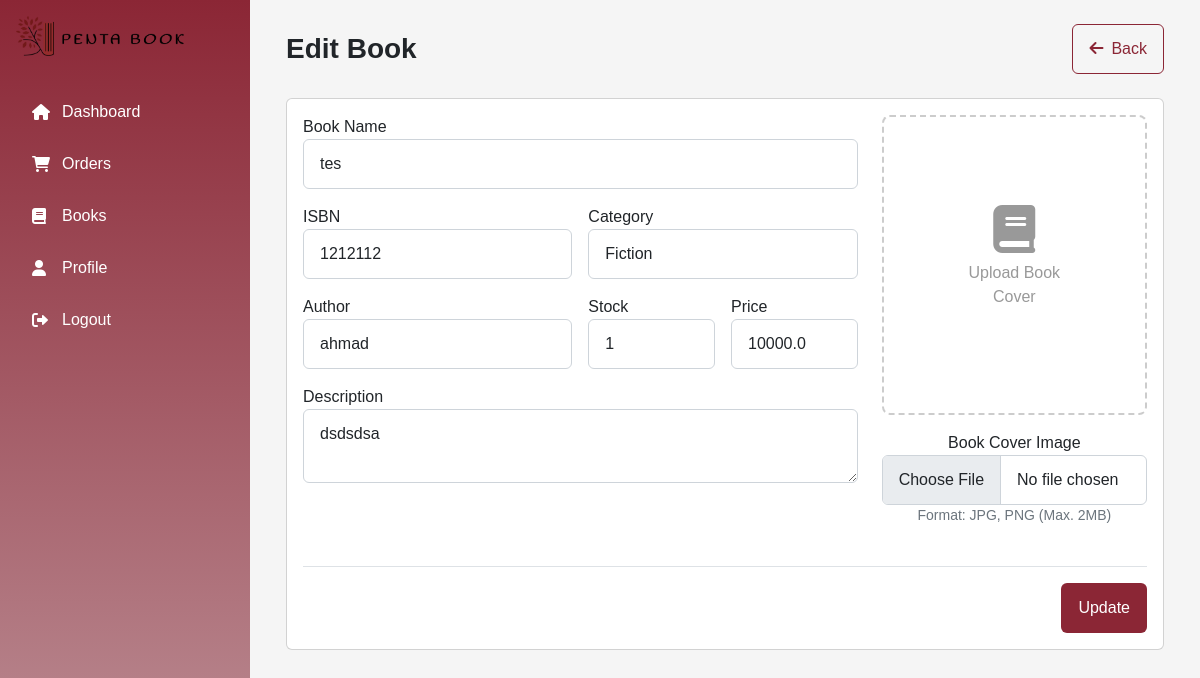
Page /shop/edit_book/15 (signed in) on the committed database.
### tables this page shows
CREATE TABLE "books"
(
    book_id     INTEGER
        primary key autoincrement,
    category_id integer
        references categories,
    shop_id     integer
        references shop,
    book_name   TEXT,
    isbn        integer,
    author      TEXT,
    desc        TEXT,
    price       REAL,
    stock       integer,
    img_url     TEXT
);

### app.py (the view, shortened to what this page needs)
@app.route('/shop/edit_book/<int:book_id>', methods=['GET', 'POST'])
def edit_book(book_id):
    if session.get('role') != 'shop':
        flash('You need to be logged in as a shop to access this page.', 'warning')
        return redirect(url_for('shop_login'))
    db = get_db()
    form = BookForm()
    categories = db.execute('SELECT * FROM categories').fetchall()
    form.category_id.choices = [(c['category_id'], c['category_name']) for c in categories]
    book = db.execute('SELECT * FROM books WHERE book_id = ? AND shop_id = ?', (book_id, session['shop_id'])).fetchone()
    if not book:
        flash('Book not found or you do not have permission to edit this book.', 'warning')
        return redirect(url_for('manage_books'))
    form.book_name.data = book['book_name']
    form.isbn.data = book['isbn']
    form.author.data = book['author']
    form.desc.data = book['desc']
    form.price.data = book['price']
    form.stock.data = book['stock']
    form.category_id.data = book['category_id']
    return render_template('shop/edit_book.html', form=form, book_id=book_id)

### forms.py
class BookForm(FlaskForm):
    book_name = StringField('Book Name', validators=[DataRequired()])
    isbn = StringField('ISBN', validators=[DataRequired()])
    author = StringField('Author', validators=[DataRequired()])
    desc = TextAreaField('Description', validators=[DataRequired()])
    price = FloatField('Price', validators=[DataRequired(), NumberRange(min=0)])
    stock = IntegerField('Stock', validators=[DataRequired(), NumberRange(min=0)])
    category_id = SelectField('Category', coerce=int, validators=[DataRequired()])
    image = FileField('Book Cover Image', validators=[FileAllowed(['jpg', 'png', 'jpeg'], 'Images only!')])
    submit = SubmitField('Save')

### app.py (called while the page is built)
def get_db():
    if 'db' not in g:
        g.db = sqlite3.connect(app.config['DATABASE'])
        g.db.row_factory = sqlite3.Row
    return g.db

### templates/shop/edit_book.html (shortened to what this page needs)
{% extends "shop/base_shop.html" %}
{% block content %}
<div class="container-fluid">
    <div class="d-flex justify-content-between align-items-center mb-4">
        <h1 class="h3 mb-0">Edit Book</h1>
        <a href="/shop/books" class="btn btn-outline-burgundy">
            <i class="fas fa-arrow-left me-2"></i>Back
        </a>
    </div>
    <div class="card">
        <div class="card-body">
            <form method="post" action="{{ url_for('edit_book', book_id=book_id) }}" enctype="multipart/form-data">
                <div class="row">
                    <div class="col-md-8">
                        <div class="row g-3">
                            <div class="col-12">
                                {{ form.book_name.label }}
                                {{ form.book_name(class="form-control") }}
                            </div>
                            <div class="col-md-6">
                                {{ form.isbn.label }}
                                {{ form.isbn(class="form-control") }}
                            </div>
                            <div class="col-md-6">
                                {{ form.category_id.label }}
                                {{ form.category_id(class="form-control") }}
                            </div>
                            <div class="col-md-6">
                                {{ form.author.label }}
                                {{ form.author(class="form-control") }}
                            </div>
                            <div class="col-md-3">
                                {{ form.stock.label }}
                                {{ form.stock(class="form-control") }}
                            </div>
                            <div class="col-md-3">
                                    {{ form.price.label }}
                                    {{ form.price(class="form-control") }}
                            </div>
                            <div class="col-12">
                                {{ form.desc.label }}
                                {{ form.desc(class="form-control") }}
                            </div>
                        </div>
                    </div>
                    <div class="col-md-4">
                        <div class="text-center mb-3">
                            <div class="book-image-preview mb-3">
                                <div id="placeholder" class="image-placeholder">
                                    <i class="fas fa-book fa-3x mb-2"></i>
                                    <p>Upload Book Cover</p>
                                </div>
                            </div>
                            <div class="d-grid">
                                    {{ form.image.label }}
                                    {{ form.image(class="form-control") }}
                                <small class="text-muted">Format: JPG, PNG (Max. 2MB)</small>
                            </div>
                        </div>
                    </div>
                </div>
                <div class="d-flex justify-content-end gap-2 mt-4 pt-3 border-top">
                    <button type="submit" class="btn btn-burgundy">{{'Update'}}
                    </button>
                </div>
            </form>
        </div>
    </div>
</div>
{% endblock %}

### templates/shop/edit_book.html (style rules this page uses)
:root { --burgundy: #8B2635; --burgundy-light: #BC8F96; }
.btn-burgundy { background-color: var(--burgundy); color: white; }
.btn-outline-burgundy { color: var(--burgundy); border-color: var(--burgundy); }
.book-image-preview { width: 100%; height: 300px; border: 2px dashed #ccc; border-radius: 8px; overflow: hidden; position: relative; }
.image-placeholder { position: absolute; top: 50%; left: 50%; transform: translate(-50%, -50%); text-align: center; color: #999; }

### templates/shop/base_shop.html (style rules this page uses)
:root { --burgundy: #8B2635; --burgundy-light: #BC8F96; --burgundy-lighter: #F2D9DC; --sidebar-width: 250px; }
body { margin: 0; font-family: Arial, sans-serif; background-color: #f5f5f5; }

### rows in the picture
books: book_name "tes", isbn "1212112", category_id "Fiction", author "ahmad", stock "1", price "10000.0", desc "dsdsdsa"

### other values in the picture
{{ 'Update' }} "Update"
